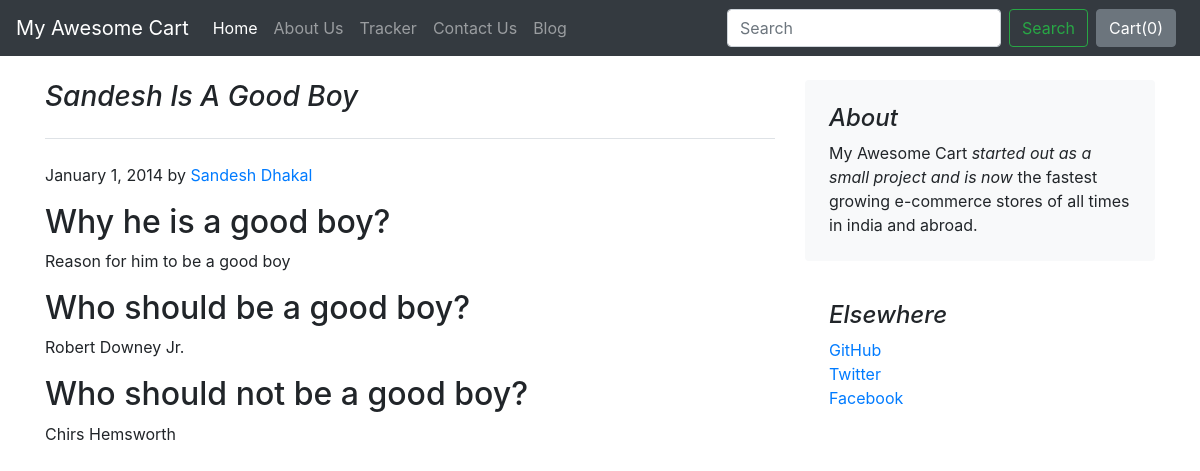
The page /blog/blogpost/1 on the database its author committed.
### blog/models.py (models this page shows)
class Blogpost(models.Model):
    post_id = models.AutoField(primary_key= True)
    tilte = models.CharField(max_length=50)
    head0 = models.CharField(max_length=500, default="")
    chead0 = models.CharField(max_length=5000, default="")
    head1 = models.CharField(max_length=500, default="")
    chead1 = models.CharField(max_length=5000, default="")
    head2 = models.CharField(max_length=500, default="")
    chead2 = models.CharField(max_length=5000, default="")
    pub_date = models.DateField()
    thumbnail = models.ImageField(upload_to='shop/images', default="")
    def __str__(self):
        return self.tilte

### blog/views.py (the view)
# urls.py: path('blogpost/<int:id>', views.blogpost, name='blogPost'),
def blogpost(request, id):
    post = Blogpost.objects.filter(post_id=id)[0]
    print(post)
    return render(request, 'blog/blogpost.html', {'post':post})

### blog/templates/blog/blogpost.html (shortened to what this page needs)
{% extends 'blog/basic.html' %}
{% block body %}
<div class="container">
    <div class="row mt-4">
        <div class="col-md-8 blog-main">
            <h3 class="pb-4 mb-4 font-italic border-bottom">
                {{post.tilte}}
            </h3>
            <div class="blog-post">
                <p class="blog-post-meta">January 1, 2014 by <a href="#">Sandesh Dhakal</a></p>
                <h2>{{post.head0}}</h2>
                <p>{{post.chead0}}</p>
                <h2>{{post.head1}}</h2>
                <p>{{post.chead1}}</p>
                <h2>{{post.head2}}</h2>
                <p>{{post.chead2}}</p>
            </div>
        </div>
        <aside class="col-md-4 blog-sidebar">
            <div class="p-4 mb-3 bg-light rounded">
                <h4 class="font-italic">About</h4>
                <p class="mb-0">My Awesome Cart <em>started out as a small project and is now</em> the fastest growing e-commerce stores of all times in india and abroad.</p>
            </div>
            <div class="p-4">
                <h4 class="font-italic">Elsewhere</h4>
                <ol class="list-unstyled">
                    <li><a href="#">GitHub</a></li>
                    <li><a href="#">Twitter</a></li>
                    <li><a href="#">Facebook</a></li>
                </ol>
            </div>
        </aside>
    </div>
</div>
{% endblock %}

### rows shown on the page
Blogpost: tilte "Sandesh Is A Good Boy", head0 "Why he is a good boy?", chead0 "Reason for him to be a good boy", head1 "Who should be a good boy?", chead1 "Robert Downey Jr.", head2 "Who should not be a good boy?", chead2 "Chirs Hemsworth"
